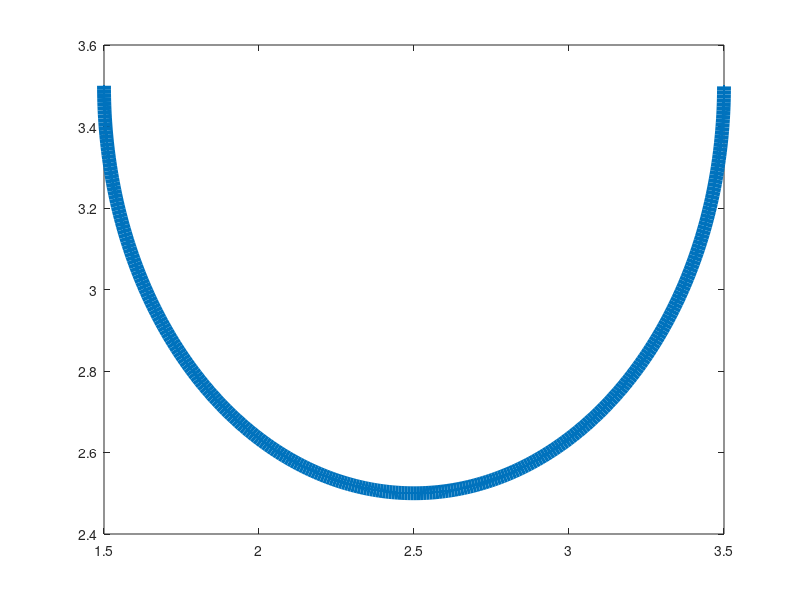

Write the MATLAB code that produced this figure. (Note: this script raises an error after producing the figure.)
%Here are two examples of coloring curves (this is a hidden matlab functionality)
% use it in combination with your colormap for showing curvature.
t=pi:.01:2*pi;
mx=2.5+cos(t);
my=3.5+sin(t); 

figure
ha = plot(mx,my, '.-', 'LineWidth',10, 'DisplayName',' 0.5');

%example 1
n=length(t);
cd= uint8(randi(255,4,n));
% colors are stored in the first three rows, each column corresponds to a 
% the color of a sampling point on the curves [r g b]'
cd(:,4)=0;
drawnow
set(ha.Edge, 'ColorBinding','interpolated', 'ColorData',cd)


%example 2 using the parula colormap from matlab
figure
ha = plot(mx,my, '.-', 'LineWidth',10, 'DisplayName',' 0.5');

n=length(t);
cd= uint8(randi(255,4,n));
cd = [uint8(parula(n)*255) uint8(ones(n,1))].'; %'
cd(:,4)=0;
drawnow
set(ha.Edge, 'ColorBinding','interpolated', 'ColorData',cd)
